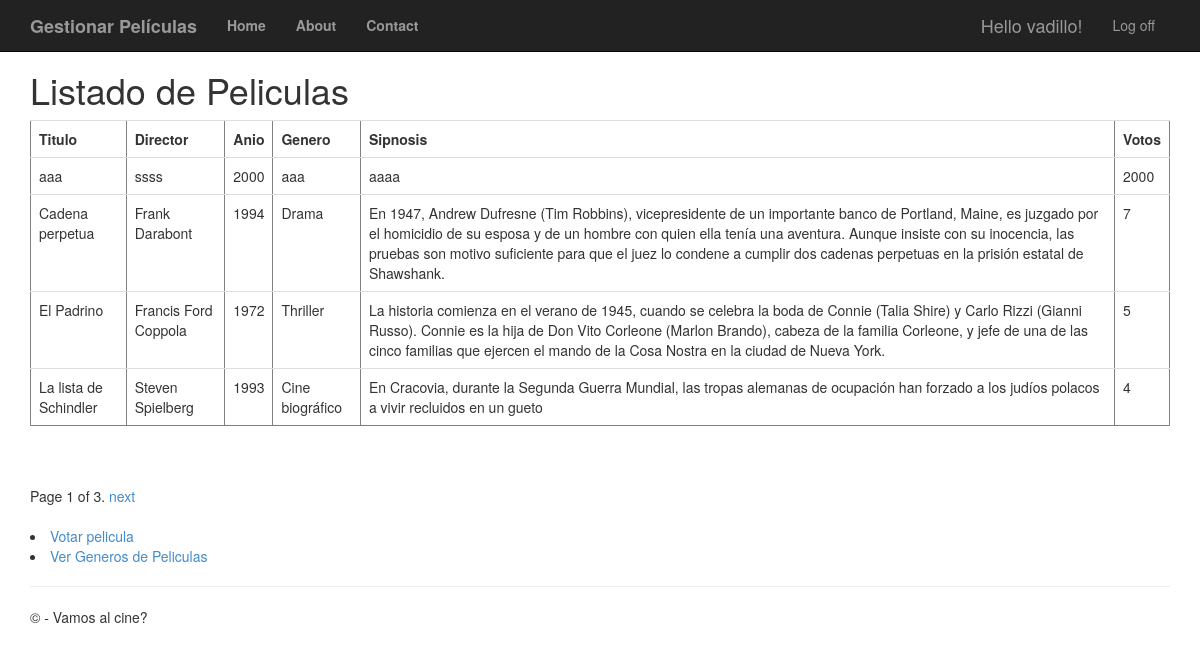
/peliculas/ (signed in), run on the app's committed database.
### app/models.py (models this page shows, shortened)
class Pelicula(models.Model):
	titulo = models.CharField(max_length=100)
	direccion = models.CharField(max_length=60)
	anio = models.IntegerField(validators=[MaxValueValidator(99999999999)])
	genero = models.CharField(max_length=60)
	sinopsis = models.CharField(max_length=700)
	votos = models.IntegerField(validators=[MaxValueValidator(99999999999)])

### app/views.py (the view)
# urls.py: path('peliculas/', views.peliculas, name='peliculas'),
def peliculas(request):
	if not request.user.is_authenticated:
		return HttpResponseRedirect('/login')
	else:
		film_lista = Pelicula.objects.all().order_by('-votos')
		paginator = Paginator(film_lista, 4) #Se indica que se mostraran 4 peliculas por pagina
		page = request.GET.get('page')
		try:
			pelis = paginator.page(page)
		except PageNotAnInteger:
			pelis = paginator.page(1)
		except EmptyPage:
			pelis = paginator.page(paginator.num_pages)
		return render(request, 'app/peliculas.html', {'pelis': pelis})

### app/templates/app/peliculas.html (shortened to what this page needs)
{% extends "app/layout.html"%}
{% block content %}
<h1>Listado de Peliculas</h1>
<table border='1' class="table">
	<tr><td><b>Titulo</b></td><td><b>Director</b></td><td><b>Anio</b></td><td><b>Genero</b></td><td><b>Sipnosis</b></td><td><b>Votos</b></td></tr>
	{% for filma in pelis %}
	<tr>
		<td>{{ filma.titulo }}</td>
		<td>{{ filma.direccion }}</td>
		<td>{{ filma.anio }}</td>
		<td>{{ filma.genero }}</td>
		<td>{{ filma.sinopsis }}</td>
		<td>{{ filma.votos }}</td>
	</tr>
	{% endfor %}
</table>
<br />
{% if pelis.has_other_pages %}
<div class="pagination">
	<span class="step-links">
		<span class="current">
			Page {{ pelis.number }} of {{ pelis.paginator.num_pages }}.
		</span>
		{% if pelis.has_next %}
		<a href="?page={{ pelis.next_page_number }}">next</a>
		{% endif %}
	</span>
</div>
<br />
{% endif %}
<li><a href="{% url 'voto' %}">Votar pelicula</a></li>
<li><a href="{% url 'generos' %}">Ver Generos de Peliculas</a></li>
{% endblock %}

### app/templates/app/layout.html (shortened to what this page needs)
<!DOCTYPE html>
<html>
<head>
    {% load staticfiles %}
    <link rel="stylesheet" type="text/css" href="{% static 'app/content/bootstrap.min.css' %}" />
    <link rel="stylesheet" type="text/css" href="{% static 'app/content/site.css' %}" />
</head>
<body>
    <div class="navbar navbar-inverse navbar-fixed-top">
        <div class="container">
            <div class="navbar-header">
                <a href="/peliculas" class="navbar-brand"><b>Gestionar Películas</b></a>
            </div>
            <div class="navbar-collapse collapse">
                <ul class="nav navbar-nav">
                    <li><a href="{% url 'home' %}"><b>Home</b></a></li>
                    <li><a href="{% url 'about' %}"><b>About</b></a></li>
                    <li><a href="{% url 'contact' %}"><b>Contact</b></a></li>
                </ul>
                {% include 'app/loginpartial.html' %}
            </div>
        </div>
    </div>
    <div class="container body-content">
{% block content %}{% endblock %}
        <hr/>
        <footer>
            <p>&copy; {{ year }} - Vamos al cine?</p>
        </footer>
    </div>
</body>
</html>

### app/templates/app/loginpartial.html (shortened to what this page needs)
{% if user.is_authenticated %}
<form id="logoutForm" action="/logout/" method="post" class="navbar-right">
    <ul class="nav navbar-nav navbar-right">
        <li><span class="navbar-brand">Hello {{ user.username }}!</span></li>
        <li><a href="javascript:document.getElementById('logoutForm').submit()">Log off</a></li>
    </ul>
</form>
{% else %}
<ul class="nav navbar-nav navbar-right">
    <li><a href="{% url 'registro' %}">Registro</a></li>
    <li><a href="{% url 'login' %}">Login</a></li>
</ul>
{% endif %}

### app/static/app/content/site.css (style rules this page uses)
body { padding-top: 50px; padding-bottom: 20px; }
.body-content { padding-left: 15px; padding-right: 15px; }

### data on the page
Pelicula: titulo "aaa", direccion "ssss", anio "2000", genero "aaa", sinopsis "aaaa", votos "2000"
Pelicula: titulo "Cadena perpetua", direccion "Frank Darabont", anio "1994", genero "Drama", sinopsis "En 1947, Andrew Dufresne (Tim Robbins), vicepresidente de un importante banco de Portland, Maine, es juzgado por el homicidio de su esposa y de un hombre con quien ella tenía una aventura. Aunque insiste con su inocencia, las pruebas son motivo suficiente para que el juez lo condene a cumplir dos cadenas perpetuas en la prisión estatal de Shawshank.", votos "7"
Pelicula: titulo "El Padrino", direccion "Francis Ford Coppola", anio "1972", genero "Thriller", sinopsis "La historia comienza en el verano de 1945, cuando se celebra la boda de Connie (Talia Shire) y Carlo Rizzi (Gianni Russo). Connie es la hija de Don Vito Corleone (Marlon Brando), cabeza de la familia Corleone, y jefe de una de las cinco familias que ejercen el mando de la Cosa Nostra en la ciudad de Nueva York.", votos "5"
Pelicula: titulo "La lista de Schindler", direccion "Steven Spielberg", anio "1993", genero "Cine biográfico", sinopsis "En Cracovia, durante la Segunda Guerra Mundial, las tropas alemanas de ocupación han forzado a los judíos polacos a vivir recluidos en un gueto", votos "4"

### other printed values
{{ user.username }} "vadillo"
{{ pelis.number }} "1"
{{ pelis.paginator.num_pages }} "3"
